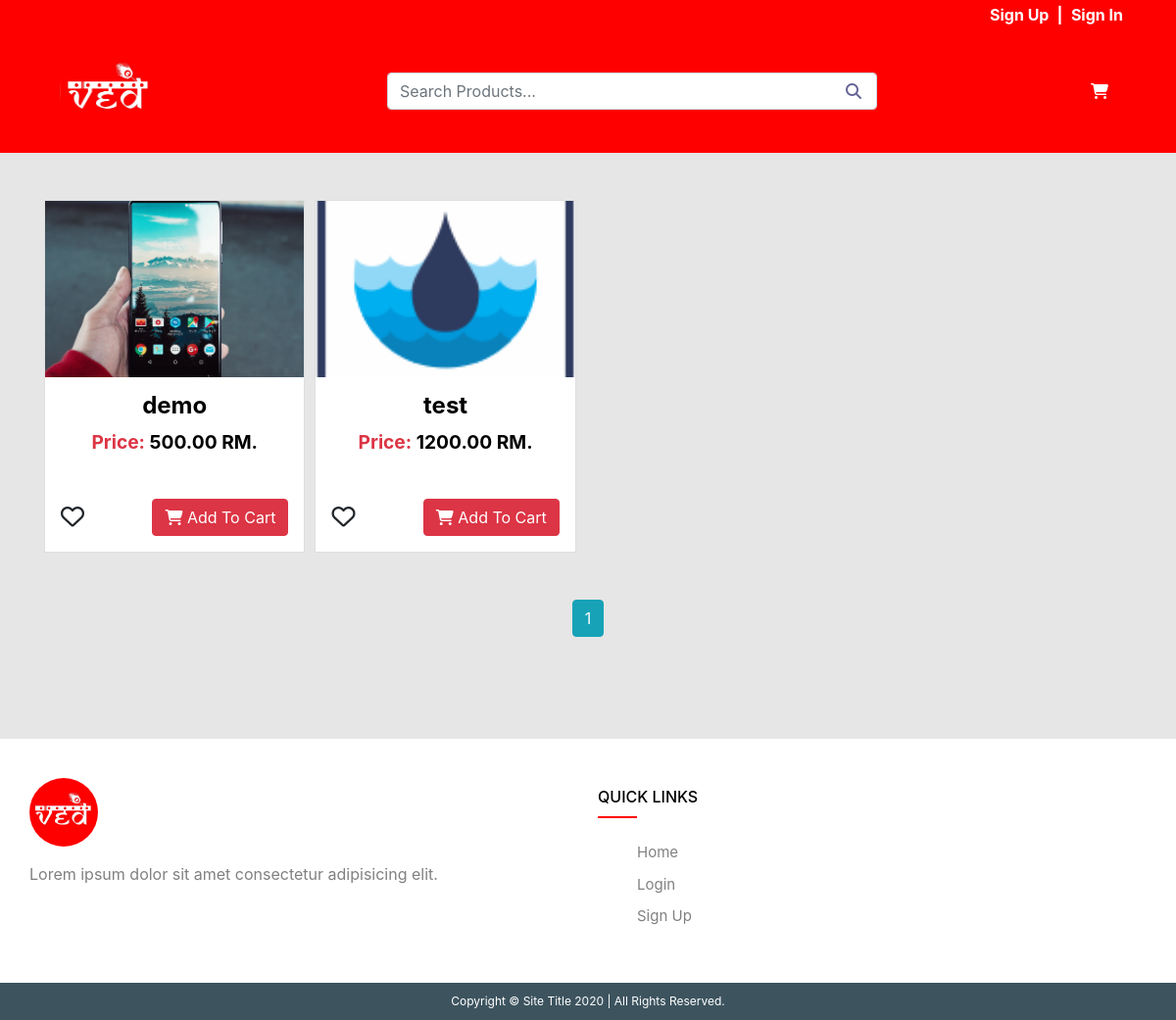
The page /top-products/ on the database its author committed.
### store/models.py (models this page shows, shortened)
class Product(models.Model):
    name = models.CharField(max_length=100)
    slug = models.CharField(max_length=200)
    product_main_image = models.ImageField(upload_to="images/", null=True, blank=True)
    product_other_images = models.ManyToManyField(ProductImages, blank=True)
    category = models.ForeignKey(Category, on_delete=models.CASCADE)
    brand = models.ForeignKey(Brand, on_delete=models.CASCADE)
    price = models.DecimalField(max_digits=10, decimal_places=2, null=True, default=0)
    discount_price = models.DecimalField(max_digits=10, decimal_places=2, null=True, blank=True, default=0)
    discount_percentage = models.IntegerField(null=True, blank=True, default=0)
    size = models.ManyToManyField(ProductSizes, blank=True)
    color = models.ManyToManyField(ProductColors, blank=True)
    spec = models.ManyToManyField(ProductSpces, blank=True)
    uoms = models.ManyToManyField(UOM)
    stock = models.BooleanField()
    quantity = models.IntegerField(null=True)
    SKU = models.CharField(max_length=150)
    currency = models.ForeignKey(Currency, on_delete=models.CASCADE, null=True, blank=True)
    description = models.TextField(null=True, blank=True)

### store/views.py (the view)
# urls.py: path('top-products/', TopProd.as_view(), name="topProd"),
class TopProd(View):
    def get(self, request):
        products = Product.objects.all().order_by("-id")
        paginator = Paginator(products, 24)
        page_number = request.GET.get('page')
        page_obj = paginator.get_page(page_number)
        args = {'products': products, 'page_obj': page_obj}
        return render(self.request, 'Store/top_prod.html', args)

### store/templates/Store/top_prod.html (shortened to what this page needs)
{% extends 'Store/base.html' %}
{% load static %}
{% block content %}
    <link rel="stylesheet" href="{% static 'css/all_prod.css' %}">
    <div class="container my-5">
        <div class="prod-row">
        {% for product in products %}
            <div class="prod-cards bg-white">
                    <div class="prod-images">
                        <a class="prod-links" href="{% url 'Product_details' product.slug %}">
                            <img src="{{ product.product_main_image.url }}" alt="">
                        </a>
                    </div>
                    <div class="titles">
                        <a class="prod-links" href="{% url 'Product_details' product.slug %}">
                            <h5 class="text-center font-weight-bold text-wrap prod-name word">{{ product.name }}</h5>
                            {% if not product.discount_price %}
                                <p class="text-center font-weight-bold text-wrap prod-price no-disc-price"><span class="text-danger">Price:</span> {{ product.price }} RM.</p>
                            {% else %}
                                <p class="text-center cross-product-price mb-1">Price: {{ product.price }} RM.</p>
                                <p class="text-center font-weight-bold prod-price"><span class="text-danger">Price:</span> {{ product.discount_price }} RM.</p>
                            {% endif %}
                        </a>
                        <form action="" method="POST" class="order-block">
                            <div class="input-btn mb-3 align-self-center pl-3">
                                <i class="far fa-heart"></i>
                            </div>
                            <div class="input-btn mb-3 pr-3">
                                <button type="submit" class="btn btn-danger submit-button"><i class="fas fa-shopping-cart"></i> Add To Cart</button>
                            </div>
                        </form>
                    </div>
            </div>
        {% endfor %}
    </div>
    </div>
    {% if products|length > 0 %}
        <div class="container my-4">
            <div class="pagination">
                <span class="step-links">
                    <span class="mx-2 align-top">
                        {% for num in page_obj.paginator.page_range %}
                        {% if page_obj.number == num %}
                        <a class="btn btn-info mb-4" href="?page={{ num }}">{{ num }}</a>
                        {% elif num > page_obj.number|add:"-3" and num < page_obj.number|add:"3"  %}
                        <a class="btn btn-outline-info mb-4" href="?page={{ num }}">{{ num }}</a>
                        {% endif %}
                        {% endfor %}
                    </span>
                </span>
            </div>
        </div>
    {% endif %}
{% endblock %}

### static/css/base.css (style rules this page uses)
body { background-color: #E6E6E6; }

### static/css/all_prod.css (style rules this page uses)
.prod-row { display: grid; grid-template-columns: 24% 24% 24% 24%; grid-column-gap: 10px; grid-row-gap: 10px; }
.prod-cards { position: relative; width: 100%; border: 1px solid #DFDFDF; }
.prod-images img { position: relative; width: 100%; height: 180px; margin-bottom: 15px; object-fit: cover; }
.prod-links { color: #000; }
.prod-name { font-size: 1.5rem; }
.order-block { display: flex; justify-content: space-between; }
.input-btn .fa-heart { font-size: 20px; }
.word { word-wrap: break-word; }
.prod-price { font-size: 1.2rem; }
.no-disc-price { margin-bottom: 2.7rem; }
.order-block { display: flex; flex-direction: row; justify-content: space-between; }
.input-btn .submit-button { width: 100%!important; }
.input-btn .fa-heart { font-size: 1.5rem; cursor: pointer; }
.pagination { position: relative; display: flex; justify-content: center; }

### rows shown on the page
Product: product_main_image (picture), name "demo", price "500.00"
Product: product_main_image (picture), name "test", price "1200.00"

### other values the page prints
{{ num }} "1"
